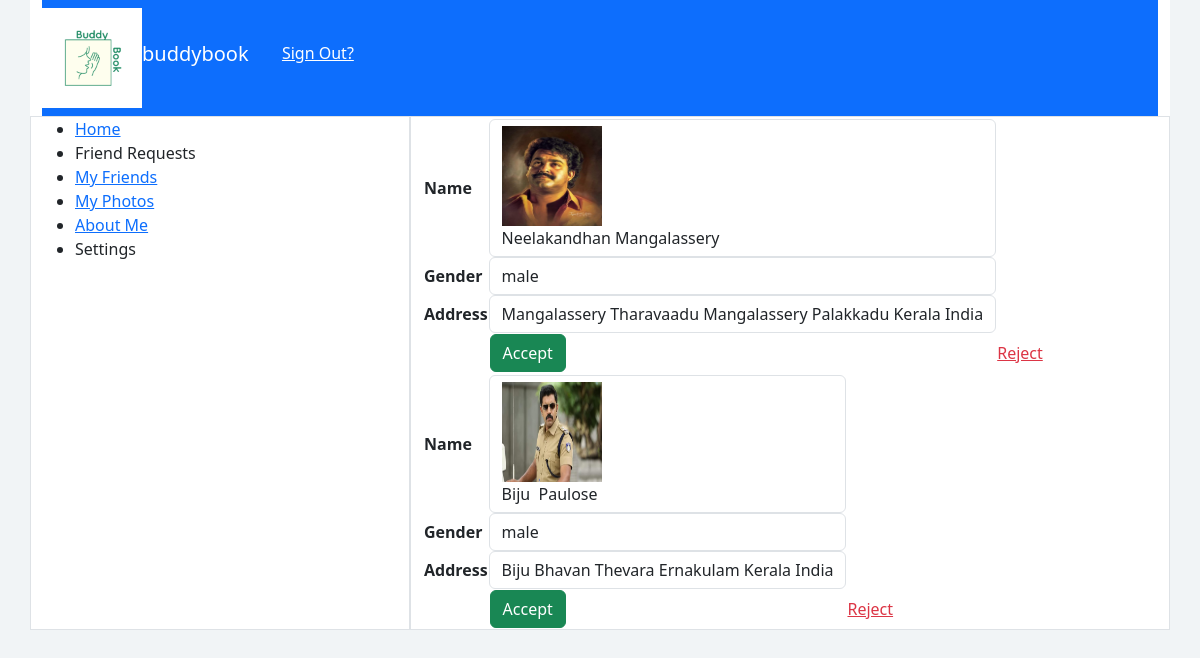
The app's page /friend_request/ (signed in), older data.
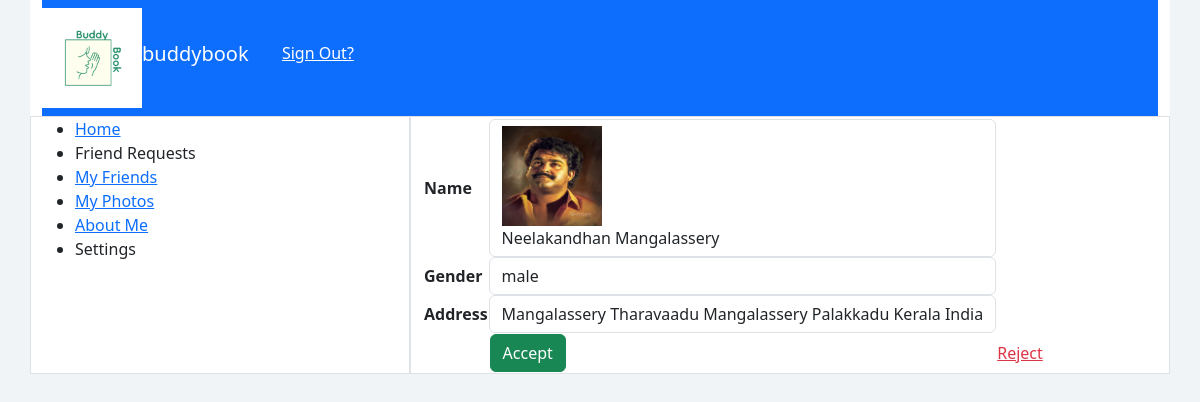
The same page, newer data.
### app_buddy/models.py (models this page shows)
class friend_tb(models.Model):
    requested_to=models.CharField(max_length=20,default=0)
    request_from=models.ForeignKey(register_tb,on_delete=models.CASCADE,default=0)
    status=models.CharField(max_length=20,default='pending')

class register_tb(models.Model):
    first_name=models.CharField(max_length=20)
    last_name=models.CharField(max_length=20)
    gender=models.CharField(max_length=20)
    dob=models.CharField(max_length=20)
    email=models.CharField(max_length=20)
    phone=models.CharField(max_length=20)
    address=models.CharField(max_length=20)
    photo=models.FileField()
    user_name=models.CharField(max_length=20)
    password=models.CharField(max_length=20)

### app_buddy/views.py (the view)
# urls.py: path('friend_request/',views.friend_request,name='friend_request'),
def friend_request(request):
    my_id=request.session['yourself']
    friends=friend_tb.objects.filter(requested_to=my_id,status='pending')
    if friends.count()>0:
        return render(request,'app_buddy/friend_request.html',{'key':friends})
    else:
        messages.add_message(request,messages.INFO,'You have no friend request.')
        return redirect('home')

### template/app_buddy/friend_request.html (shortened to what this page needs)
<!DOCTYPE html>
<html lang="en">
<head>
  <link rel="stylesheet" href="/static/bootstrap-5.3.2-dist/css/bootstrap.css">
</head>
<body style="background-color:rgb(241, 244, 246);">
  <div class="container bg-white">
      <div class="navbar navbar-expand-lg bg-primary">
          <img src="/media/buddy_book_Logo.png" alt="" height="100" width="100" class="bg-white"><h5 style="color:white;">buddybook</h5>&nbsp;&nbsp;&nbsp;&nbsp;<h6 class="align-content-end"></h6><h6>&nbsp;&nbsp;&nbsp;&nbsp;<a href="{% url 'log_out' %}" class="text-white">Sign Out?</a></h6>
      </div>
      <div class="row">
          <div class="col-4 border">
              <ul>
                <li><a href="{% url 'home' %}">Home</a></li>
                <li>Friend Requests</li>
                <li><a href="{% url 'friend_list' %}">My Friends</a></li>
                <li><a href="{% url 'my_photos' %}">My Photos</a></li>
                <li><a href="{% url 'about_me' %}">About Me</a></li>
                <li>Settings</li>
              </ul>
          </div>
          <div class="col-8 border">
                <div>
                    {% for i in key %}
                     <table class="border-2">
                        <form action="{% url 'accept' i.id %}" method="post">
                        <tr>
                            <td><input type="hidden" name="user_id" value="{{i.request_from.id}}"></td>
                        </tr>
                        <tr>
                            <th>Name</th>
                            <td class="form-control"><div class="col-2">
                                <img src="{{i.request_from.photo.url}}" alt="No picture" height="100px" width="100px">
                            </div>{{i.request_from.first_name}}&nbsp;{{i.request_from.last_name}}</td>
                        </tr>
                        <tr>
                            <th>Gender</th>
                            <td class="form-control">{{i.request_from.gender}}</td>
                        </tr>
                        <tr>
                            <th>Address</th>
                            <td class="form-control">{{i.request_from.address}}</td>
                        </tr>
                        <tr>
                            <th></th>
                            <td><input type="submit" value="Accept" class="btn btn-success"></td>
                            <td><a href="{% url 'reject' i.id %}" class="text-danger">Reject</a> </td>
                        </form>
                     </table>
                     {% endfor %}
                </div>
            </div>
        </div>
    </div>
</body>
</html>

Row changes from the older to the newer data that the page shows:
no longer on this page (row edited): friend_tb: request_from.photo (picture), request_from.first_name "Biju", request_from.last_name "Paulose", request_from.gender "male", request_from.address "Biju Bhavan Thevara Ernakulam Kerala India"
